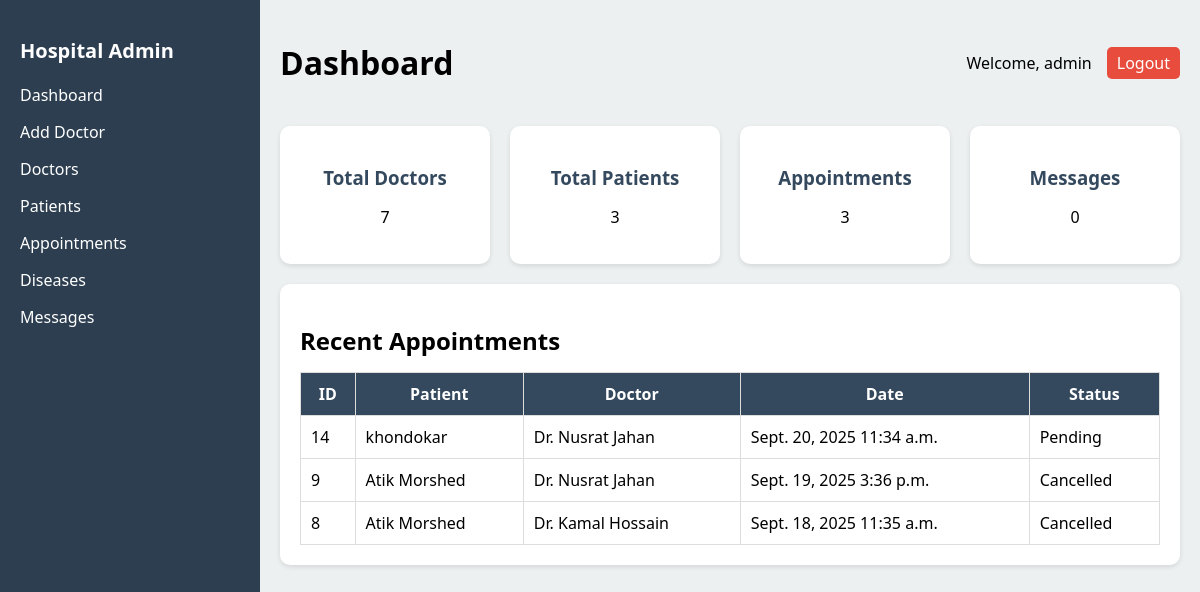
The app's page /custom_admin/dashboard/ (signed in), older data.
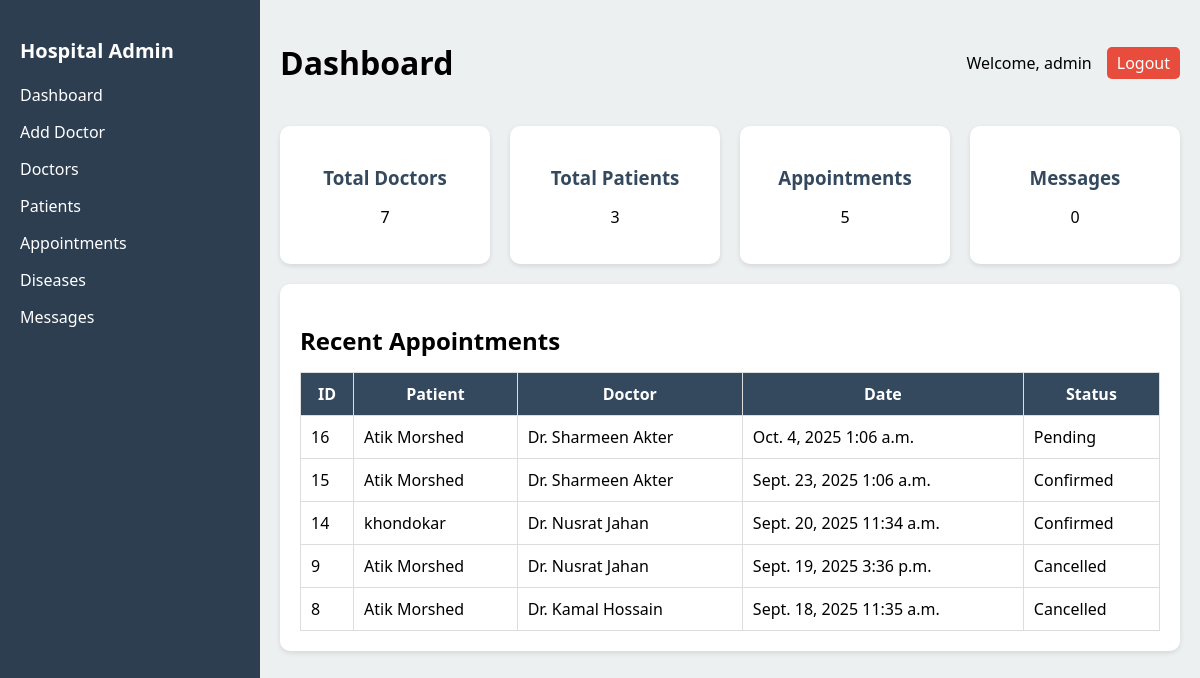
The same page, newer data.
### main_app/models.py (models this page shows, shortened)
class Appointment(models.Model):
    STATUS_CHOICES = [
        ("Pending", "Pending"),
        ("Confirmed", "Confirmed"),
        ("Cancelled", "Cancelled"),
        ("Completed", "Completed"),
    ]
    patient = models.ForeignKey(User, on_delete=models.CASCADE)
    doctor = models.ForeignKey(Doctor, on_delete=models.CASCADE)
    scheduled_date = models.DateField()
    scheduled_time = models.TimeField()
    status = models.CharField(max_length=20, choices=STATUS_CHOICES, default="Pending")
    created_at = models.DateTimeField(auto_now_add=True)
    serial_number = models.PositiveIntegerField(null=True, blank=True)

class User(AbstractUser):
    full_name = models.CharField(max_length=150)
    phone = models.CharField(max_length=15)
    nid = models.CharField(max_length=20)
    age = models.IntegerField(blank=True, null=True)
    gender = models.CharField(max_length=10)
    is_admin = models.BooleanField(default=False)

class Doctor(models.Model):
    full_name = models.CharField(max_length=100)
    specialization = models.CharField(max_length=100)
    phone = models.CharField(max_length=15)
    email = models.EmailField(unique=True)
    availability = models.JSONField(default=dict, blank=True, null=True)

### custom_admin/views.py (the view)
# urls.py: path('dashboard/', views.dashboard, name='dashboard'),
@login_required
def dashboard(request):
    context = {
        "doctor_count": Doctor.objects.count(),
        "patient_count": User.objects.filter(is_admin=False).count(),
        "appointment_count": Appointment.objects.count(),
        "message_count": ContactMessage.objects.count(),
        "recent_appointments": Appointment.objects.select_related("patient", "doctor").order_by("-created_at")[:5],
    }
    return render(request, "dashboard.html", context)

### custom_admin/templates/dashboard.html (shortened to what this page needs)
{% load static %}
<!DOCTYPE html>
<html lang="en">
<head>
  <link rel="stylesheet" href="{% static 'css/dashboard.css' %}">
</head>
<body>
    {% include 'sidder_part.html' %}
  <div class="main-content">
    <header>
      <h1>Dashboard</h1>
      <div class="user-info">
        <span>Welcome, {{ request.user.username }}</span>
        <a href="{% url 'logout' %}" class="logout-btn">Logout</a>
      </div>
    </header>
    <section class="cards">
      <div class="card">
        <h3>Total Doctors</h3>
        <p>{{ doctor_count }}</p>
      </div>
      <div class="card">
        <h3>Total Patients</h3>
        <p>{{ patient_count }}</p>
      </div>
      <div class="card">
        <h3>Appointments</h3>
        <p>{{ appointment_count }}</p>
      </div>
      <div class="card">
        <h3>Messages</h3>
        <p>{{ message_count }}</p>
      </div>
    </section>
    <section class="table-section">
      <h2>Recent Appointments</h2>
      <table>
        <thead>
          <tr>
            <th>ID</th>
            <th>Patient</th>
            <th>Doctor</th>
            <th>Date</th>
            <th>Status</th>
          </tr>
        </thead>
        <tbody>
          {% for appointment in recent_appointments %}
          <tr>
            <td>{{ appointment.id }}</td>
            <td>{{ appointment.patient.full_name }}</td>
            <td>{{ appointment.doctor.full_name }}</td>
            <td>{{ appointment.scheduled_date }} {{ appointment.scheduled_time }}</td>
            <td>{{ appointment.status }}</td>
          </tr>
          {% empty %}
          <tr><td colspan="5" class="no-data">No appointments found.</td></tr>
          {% endfor %}
        </tbody>
      </table>
    </section>
  </div>
</body>
</html>

Row changes from the older to the newer data that the page shows:
added Appointment: id "16", patient.full_name "Atik Morshed", doctor.full_name "Dr. Sharmeen Akter", scheduled_date "Oct. 4, 2025", scheduled_time "1:06 a.m.", status "Pending"
added Appointment: id "15", patient.full_name "Atik Morshed", doctor.full_name "Dr. Sharmeen Akter", scheduled_date "Sept. 23, 2025", scheduled_time "1:06 a.m.", status "Confirmed"
changed Appointment "Sept. 20, 2025": status "Pending" → "Confirmed"
Text that changed along with them:
{{ appointment_count }}: "3" → "5"
